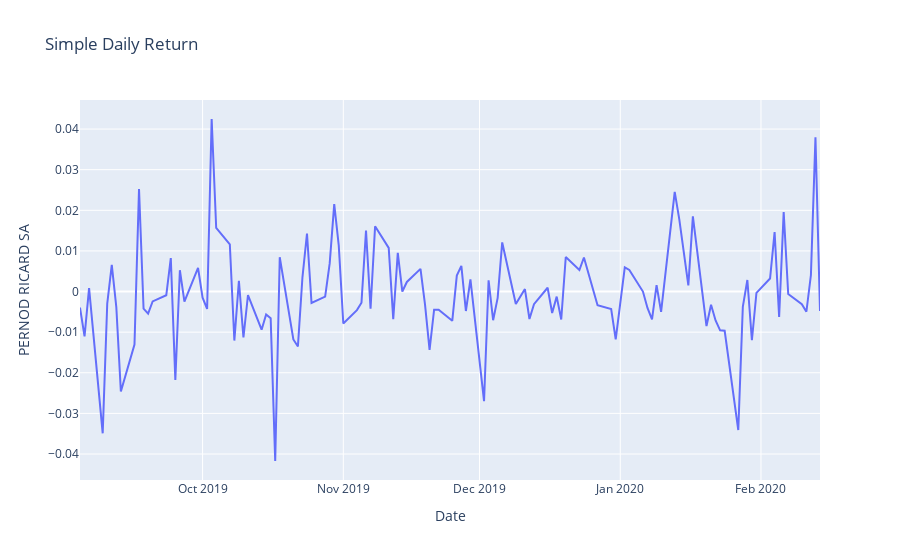

Notebook code cell kept with this figure:
### Code cell
#Simple Daily Return Time Series for Pernod Ricard SA
fig4 = px.line(Simple_daily_returns, x=Simple_daily_returns.index, y="PERNOD RICARD SA", title = "Simple Daily Return")
fig4.show()
